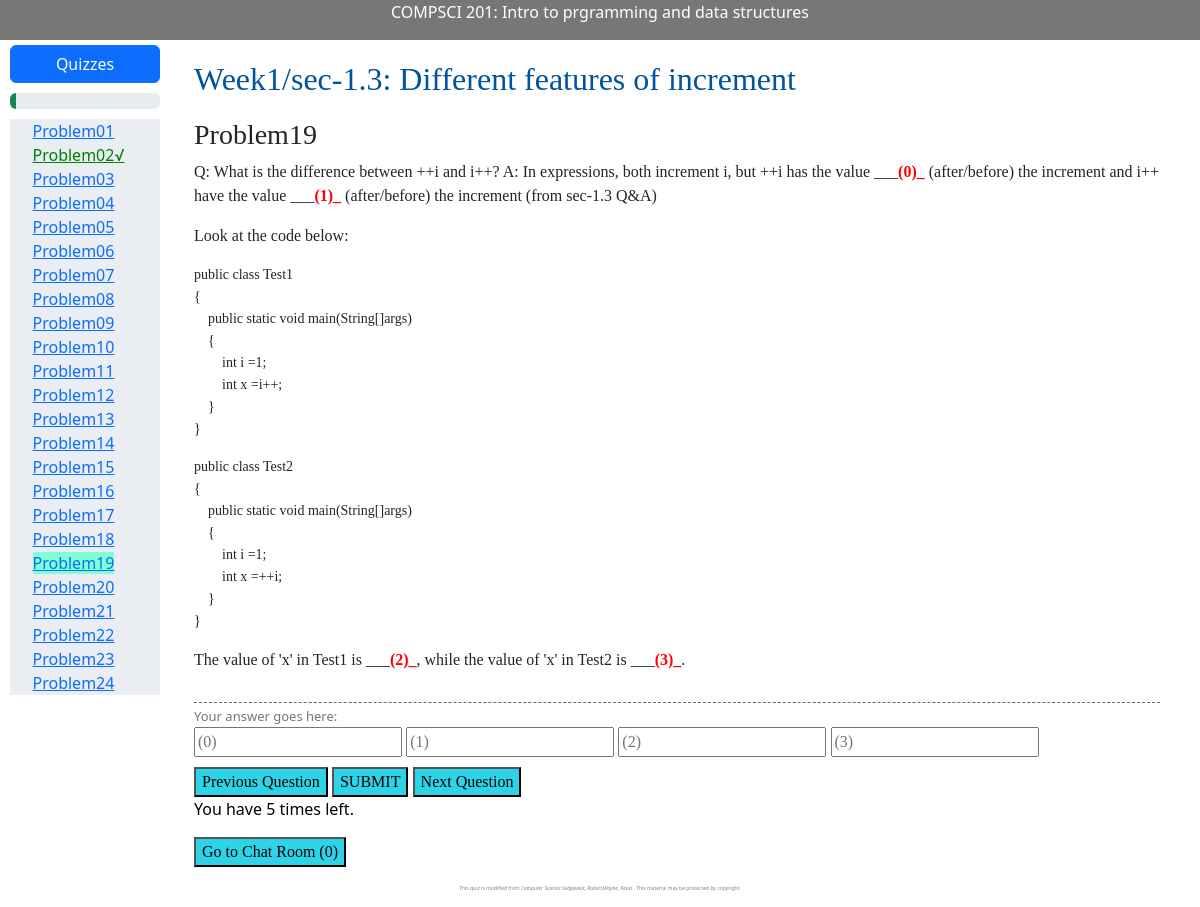
The page /cs201/quiz/119/ (signed in) on the database as committed earlier.
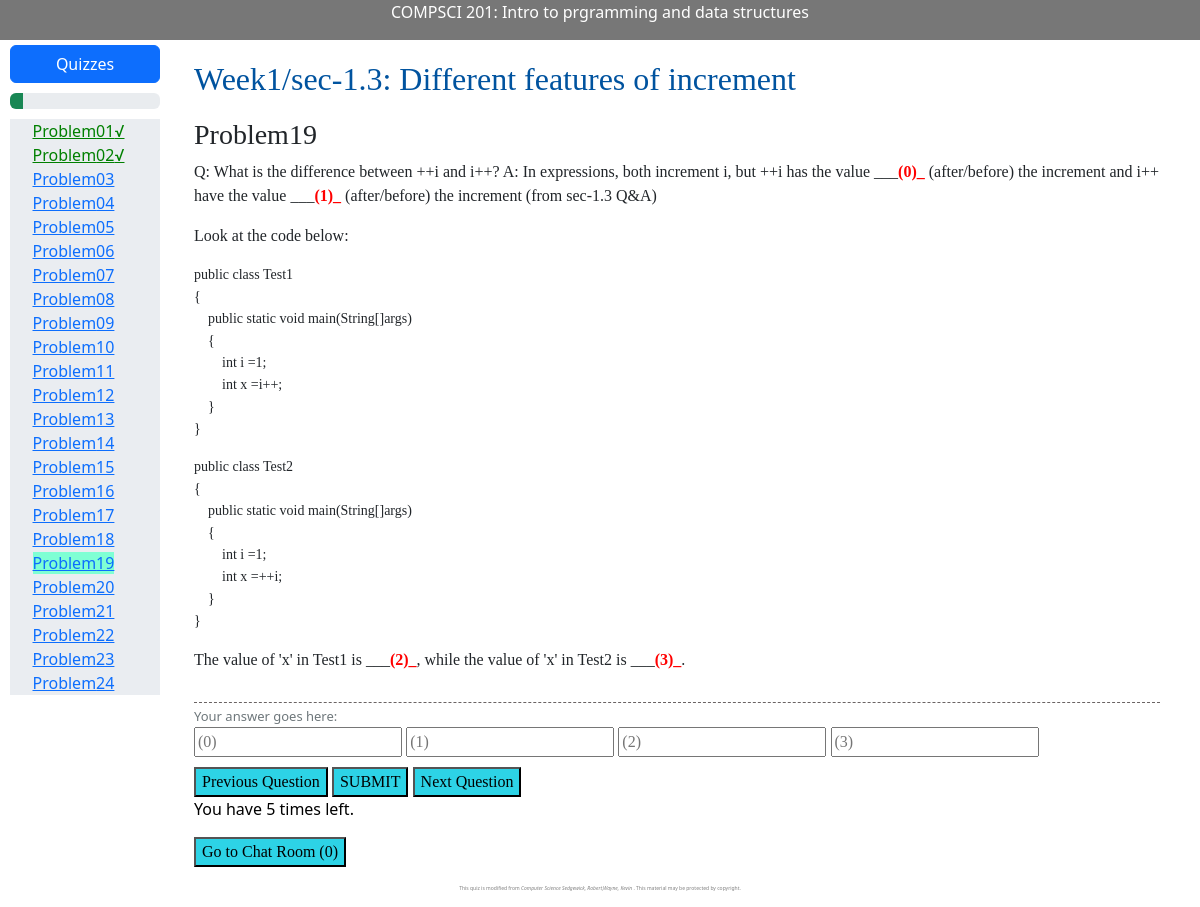
The same page on the database as committed later.
### simple_judge/models.py (models this page shows, shortened)
class Question(models.Model):
    student=models.ForeignKey(Student, on_delete=models.CASCADE)
    question_title=models.CharField(max_length=50)
    question_id=models.IntegerField(default=0)
    ifpassed=models.BooleanField('ifpassed',default=False)
    logx=models.TextField()
    submission_times=models.IntegerField(default=5)

### quiz/views.py (the view)
# urls.py: path('quiz/<int:question_id>/', views.quiz_new, name='quiz_new'),
@login_required(login_url='/signin',redirect_field_name='/content/assignment')
def quiz_new(request,question_id):
    student_current=Student.objects.get(student_netid=request.user.username)
    student_current.online_time, student_current.offline_time  = record_online_time()
    student_current.save()
    question_dict=Questiondict.objects.get(question_id=question_id)
    question_week=question_dict.question_week
    q= student_current.question_set.get(question_id=question_id)
    quiz_description=question_dict.question_content.get('description')
    mult=True
    context={}
    time_array = student_current.question_due_dict.get("week"+str(question_week))
    time_start = datetime.datetime.strptime(time_array[0],'%Y-%m-%d %H:%M').astimezone(datetime.timezone(datetime.timedelta(hours=8)))
    time_end = datetime.datetime.strptime(time_array[1],'%Y-%m-%d %H:%M').astimezone(datetime.timezone(datetime.timedelta(hours=8)))
    time_now = datetime.datetime.utcnow().replace(tzinfo=datetime.timezone.utc)
    if time_now > time_end:
        context['overdue']=True
    elif time_now >= time_start:
        pass
    else:
        return HttpResponse("The question is not open yet")
    if question_dict.question_type=='blank' or question_dict.question_type=='code':
        answers=question_dict.question_content.get('answers')
        mult=False
    else:
        answers=ut.mult_answer_convert(question_dict.question_content.get('answers'))
    if q.logx!="":
        answer_string_and_time = q.logx[q.logx.rfind('$',0,q.logx.rfind('$')-1)+1:]
        answer_sets  = answer_string_and_time[:answer_string_and_time.find('@')].split('#')
        context['recent_answer']=answer_sets
        if mult:
            context['recent_answer']=" ".join(answer_sets)
    question_sets_temp1=student_current.question_set.filter(question_id__gte=100*question_week , question_id__lte=100*(question_week+1)).order_by('question_id')
    text = markdown.markdown(quiz_description,extensions=[
    'markdown.extensions.fenced_code',
    'markdown.extensions.extra',
    'markdown.extensions.toc'
    ])
    context['text']=text
    context['question_dict']=Questiondict.objects.get(question_id=question_id)
    context['quiz']=q
    context['mult']=mult
    context['answers']=answers
    context['section']=question_dict.question_content.get('section')
    context['question_id']=question_id
    context['length']=len(question_sets_temp1)
    context['question_sets']=question_sets_temp1
    context['passed']=len(question_sets_temp1.filter(ifpassed=True))
    context['failed']=len(question_sets_temp1.filter(submission_times=0))
    context['ids']=ut.findid(question_id,len(question_sets_temp1))
    context['post_number'] = Post.objects.filter(question_id=question_id).count()
    return render(request, 'quiz/quiz.html', context)

### quiz/templatetags/my_tags.py (called while the page is built)
@register.filter
def last2(question_id):
    x = str(question_id)
    return x[1:]

### quiz/utils.py (called while the page is built)
def findid(question_id , question_array_length):
    if str(question_id)[1:]=='01':
        return [question_id, question_id+1]
    if str(question_id)[1:]==str(question_array_length):
        return [question_id-1, question_id]
    return [question_id-1,question_id+1]

### quiz/views.py (called while the page is built)
def record_online_time(minute = 30):
    tim = datetime.datetime.utcnow().astimezone(datetime.timezone(datetime.timedelta(hours=0))) #UTC Time
    return tim, tim+datetime.timedelta(minutes=minute)

### quiz/templates/quiz/quiz.html (shortened to what the changed rows need)
<!DOCTYPE html>
<html lang="en">
<head>
    {% load static %}
    {% load my_tags%}
    <link rel = "stylesheet" type ="text/css" href = "{% static 'quiz/bootstrap/css/bootstrap.min.css' %}">
    <link rel="stylesheet" href= "{% static 'quiz/highlight/styles/default.min.css' %}">
     <link rel = "stylesheet" type ="text/css" href = "{% static 'quiz/question.css' %}">
</head>
<body>
        <div class="row">
          <div class="col-md-2" >
            <div class="row-md-2" style=" background-color: #eaedf1; margin-top:5px ;margin-left:10px;margin-right:20px;" >
                <div style= "margin-left:15%">
                {% for quiz in question_sets %}
                 {% if quiz.submission_times <= 0 %}
                        <a href= "{% url 'quiz:quiz_new' quiz.question_id %}" style="color:red" id='{{quiz.question_id}}' >Problem{{quiz.question_id|last2}}X</a> <br>
                {% else %}
                    {% if quiz.ifpassed %}
                            <a href= "{% url 'quiz:quiz_new' quiz.question_id %}" style="color:green" id ='{{quiz.question_id}}' >Problem{{quiz.question_id|last2}}√</a> <br>
                    {%else%}
                            <a href= "{% url 'quiz:quiz_new' quiz.question_id %}" id ='{{quiz.question_id}}' >Problem{{quiz.question_id|last2}}</a> <br>
                    {%endif%}
                {%endif%}
              {% endfor %}
                </div>
            </div>
          </div>
        <div class="col-md-10"  >
            <div class='question' >
                <h2 >Week{{question_dict.question_week}}/sec-{{section}}: {{question_dict.question_title}}</h2>
            </div>
          </div>
        </div>
    </body>
</html>

Rows that differ between the two databases and show on the page:
changed Question (number 1 of 24 on the later page): ifpassed False → True (drawn)
